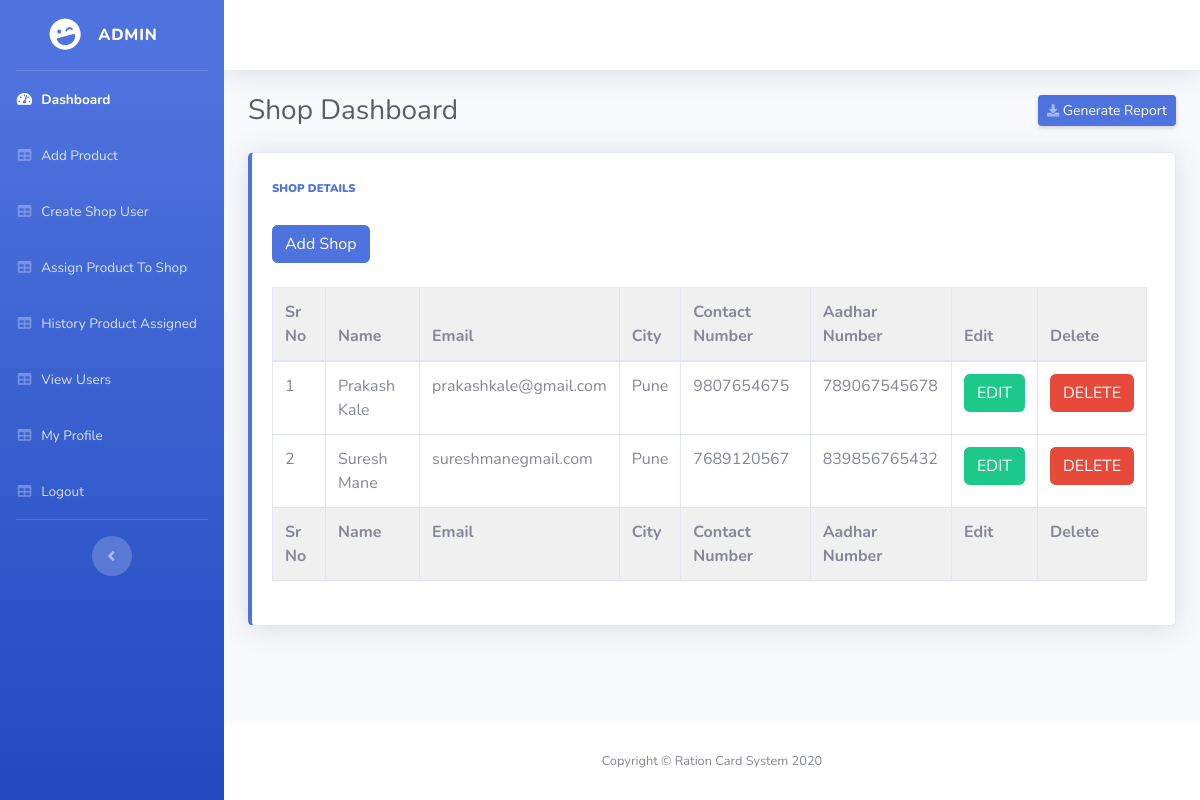
Page /create_shop_user.php on the committed database.
### tables this page shows
CREATE TABLE `shop_registeration` (
  `shop_id` int(11) NOT NULL,
  `s_name` varchar(255) NOT NULL,
  `s_email` varchar(255) NOT NULL,
  `s_password` varchar(255) NOT NULL,
  `s_mobile_no` bigint(20) NOT NULL,
  `city` varchar(255) NOT NULL,
  `address` text NOT NULL,
  `aadhar_number` bigint(20) NOT NULL
);

### create_shop_user.php (the view, shortened to what this page needs)
<?php include "user_includes/header.php" ;?>
        <div class="container-fluid">
          <div class="d-sm-flex align-items-center justify-content-between mb-4">
            <h1 class="h3 mb-0 text-gray-800">Shop Dashboard</h1>
            <a href="#" class="d-none d-sm-inline-block btn btn-sm btn-primary shadow-sm"><i class="fas fa-download fa-sm text-white-50"></i> Generate Report</a>
          </div>
          <div class="row">
            <div class="col-lg-12 mb-4">
              <div class="card border-left-primary shadow h-100 py-2">
                <div class="card-body">
                  <div class="row no-gutters align-items-center">
                    <div class="col mr-2">
                      <div class="text-xs font-weight-bold text-primary text-uppercase mb-1">
                      <b>
                      Shop Details
                      </b></div>
                      <br>
                      <button class="btn btn-primary" data-toggle="modal" data-target="#mymodal">
                          Add Shop
                      </button>
    <br>
            <br>
            <table  class="table table-bordered" id="dataTable" width="100%" cellspacing="0">
            <thead>
            <tr>
                        <th>
                            Sr No
                        </th>
                        <th>
                             Name
                        </th>
                        <th>
                            Email
                        </th>
                        <th>
                             City
                        </th>
                        <th>
                            Contact Number
                        </th>
                        <th>
                            Aadhar Number
                        </th>
                        <th>
                            Edit
                        </th>
                        <th>
                            Delete
                        </th>
                    </tr>
            </thead>
            <tfoot>
            <tr>
                        <th>
                            Sr No
                        </th>
                        <th>
                             Name
                        </th>
                        <th>
                            Email
                        </th>
                        <th>
                             City
                        </th>
                        <th>
                             Contact Number
                        </th>
                        <th>
                            Aadhar Number
                        </th>
                        <th>
                            Edit
                        </th>
                        <th>
                            Delete
                        </th>
                    </tr>
            </tfoot>
            <tbody>
                    <?php
                    $query  = "SELECT * FROM shop_registeration";
                    $result = mysqli_query($connection,$query);
                    if($result)
                    {
                        $i=1;
                        while($row=mysqli_fetch_assoc($result))
                        {
                            $id = $row['shop_id'];
                            $name=$row['s_name'];
                            $city=$row['city'];
                            $mobile=$row['s_mobile_no'];
                            $email=$row['s_email'];
                            $aadhar=$row['aadhar_number'];
                    ?>
                        <tr>
                            <td>
                            <?php echo $i  ?>
                            </td>
                            <td>
                                <?php echo $name  ?>
                            </td>
                            <td>
                                <?php echo $email  ?>
                            </td>
                            <td>
                                <?php echo $city  ?>
                            </td><td>
                                <?php echo $mobile  ?>
                            </td>
                            <td>
                                <?php echo $aadhar  ?>
                            </td>
                            <td>
<button type="button" class="btn btn-success" data-toggle="modal" data-target="#exampleModal<?php echo $id; ?> ">
  EDIT
</button>
                            </td>
      </div>
    </div>
  </div>
</div>
<td>
<button type="button" class="btn btn-danger" data-toggle="modal" data-target="#deleteModal<?php echo $id; ?> ">
DELETE
</button>
</div>
                    <?php
                        $i++;
                        }
                    }
            ?>
  <?php include "user_includes/footer.php" ;?>

### user_includes/header.php (style rules this page uses)
thead,tfoot { background-color:rgb(240, 240, 240); }

### rows in the picture
shop_registeration: s_name "Prakash Kale", s_email "prakashkale@gmail.com", city "Pune", s_mobile_no "9807654675", aadhar_number "789067545678"
shop_registeration: s_name "Suresh Mane", s_email "sureshmanegmail.com", city "Pune", s_mobile_no "7689120567", aadhar_number "839856765432"
